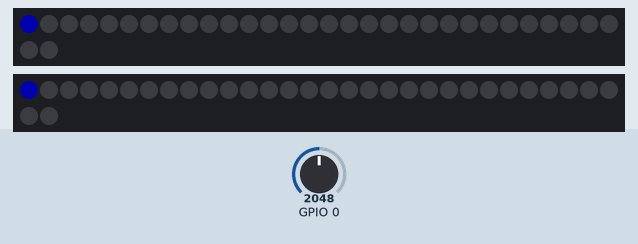
A sketch run on a simulated ESP32. On the bench: 2 × 32 RGB LEDs in strip order, left to right, continuing on the next row. The inputs (shaded band) are chosen by the test bench; at power-on: GPIO 0 = 2048. Dim RGB values are drawn brighter than linear; storage starts empty; random numbers use the default seed unless the sketch sets one; what the sketch prints to the serial monitor is not drawn.

Above: at 0.67 s.
At 5.49 s:
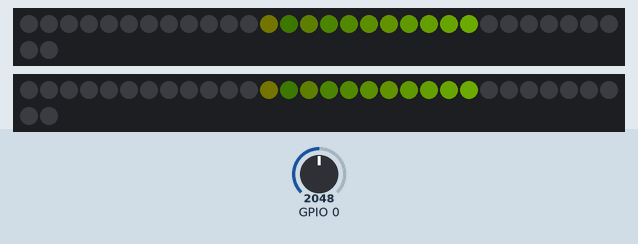
At 10.3 s:
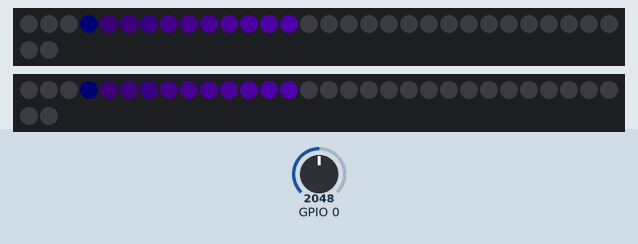
At 19.93 s:
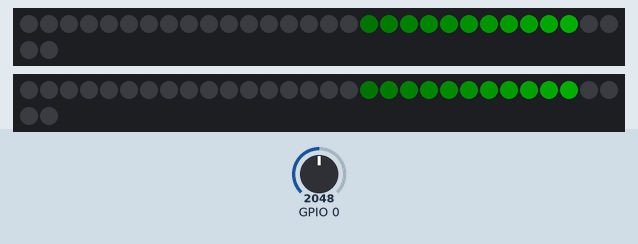
At 29.56 s:
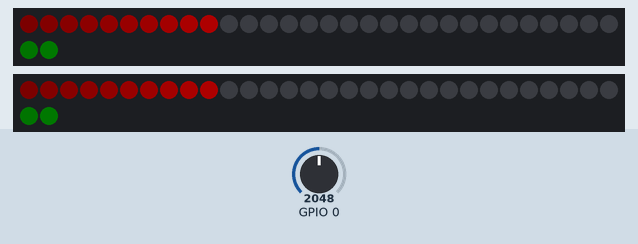
At 39.79 s:
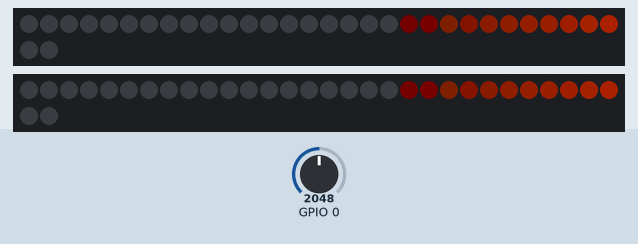

The sketch:

NeoPixelFunLoop.ino
```cpp
// NeoPixelFunLoop
// This example will move a trail of light around a series of pixels.
// A ring formation of pixels looks best.
// The trail will have a slowly fading tail.
//
// This will demonstrate the use of the NeoPixelAnimator.
// It shows the advanced use an animation to control the modification and
// starting of other animations.
// It also shows the normal use of animating colors.
// It also demonstrates the ability to share an animation channel rather than
// hard code them to pixels.
//
#include <WiFi.h>
#include <AsyncTCP.h>
#include <ESPAsyncWebServer.h>
#include <AsyncElegantOTA.h>
#include "SD_MMC.h"

AsyncWebServer server(80);

#include <NeoPixelBus.h>
#include <NeoPixelAnimator.h>


const uint16_t PixelCount = 32; // make sure to set this to the number of pixels in your strip
const uint16_t PixelPin = 2;  // make sure to set this to the correct pin, ignored for Esp8266
const uint16_t AnimCount = PixelCount / 4 * 2 + 1; // we only need enough animations for the tail and one extra

const uint16_t PixelFadeDuration = 200; // third of a second
// one second divide by the number of pixels = loop once a second
const uint16_t NextPixelMoveDuration = 500 / PixelCount; // how fast we move through the pixels

NeoGamma<NeoGammaTableMethod> colorGamma;
NeoPixelBus<DotStarBgrFeature, DotStarSpiMethod> strip2(PixelCount);
NeoPixelBus<DotStarBgrFeature, DotStarSpiMethod> strip(PixelCount);
// For Esp8266, the Pin is omitted and it uses GPIO3 due to DMA hardware use.
// There are other Esp8266 alternative methods that provide more pin options, but also have
// other side effects.
// for details see wiki linked here https://github.com/Makuna/NeoPixelBus/wiki/ESP8266-NeoMethods

// what is stored for state is specific to the need, in this case, the colors and
// the pixel to animate;
// basically what ever you need inside the animation update function
struct MyAnimationState
{
    RgbColor StartingColor;
    RgbColor EndingColor;
    uint16_t IndexPixel; // which pixel this animation is effecting
};

NeoPixelAnimator animations(AnimCount); // NeoPixel animation management object
MyAnimationState animationState[AnimCount];
uint16_t frontPixel = 0;  // the front of the loop
RgbColor frontColor;  // the color at the front of the loop

void SetRandomSeed()
{
    uint32_t seed;

    // random works best with a seed that can use 31 bits
    // analogRead on a unconnected pin tends toward less than four bits
    seed = analogRead(0);
    delay(1);

    for (int shifts = 3; shifts < 31; shifts += 3)
    {
        seed ^= analogRead(0) << shifts;
        delay(1);
    }

    // Serial.println(seed);
    randomSeed(seed);
}

void FadeOutAnimUpdate(const AnimationParam& param)
{
    // this gets called for each animation on every time step
    // progress will start at 0.0 and end at 1.0
    // we use the blend function on the RgbColor to mix
    // color based on the progress given to us in the animation
    RgbColor updatedColor = RgbColor::LinearBlend(
        animationState[param.index].StartingColor,
        animationState[param.index].EndingColor,
        param.progress);
    // apply the color to the strip
    strip.SetPixelColor(animationState[param.index].IndexPixel,
        colorGamma.Correct(updatedColor));
        strip2.SetPixelColor(animationState[param.index].IndexPixel,
        colorGamma.Correct(updatedColor));
}

void LoopAnimUpdate(const AnimationParam& param)
{
    // wait for this animation to complete,
    // we are using it as a timer of sorts
    if (param.state == AnimationState_Completed)
    {
        // done, time to restart this position tracking animation/timer
        animations.RestartAnimation(param.index);

        // pick the next pixel inline to start animating
        //
        frontPixel = (frontPixel + 1) % PixelCount; // increment and wrap
        if (frontPixel == 0)
        {
            // we looped, lets pick a new front color
            frontColor = HslColor(random(360) / 360.0f, 1.0f, 0.25f);
        }

        uint16_t indexAnim;
        // do we have an animation available to use to animate the next front pixel?
        // if you see skipping, then either you are going to fast or need to increase
        // the number of animation channels
        if (animations.NextAvailableAnimation(&indexAnim, 1))
        {
            animationState[indexAnim].StartingColor = frontColor;
            animationState[indexAnim].EndingColor = RgbColor(0, 0, 0);
            animationState[indexAnim].IndexPixel = frontPixel;

            animations.StartAnimation(indexAnim, PixelFadeDuration, FadeOutAnimUpdate);
        }
    }
}

void setup()
{
    Serial.begin(115200);
     WiFi.mode(WIFI_AP);
     WiFi.softAP("bbPOV-P");
     server.on("/", HTTP_GET, [](AsyncWebServerRequest *request) {
    request->send(200, "text/plain", "Hi! I am ESP32.");
  });

  AsyncElegantOTA.begin(&server);    // Start ElegantOTA
  if(!SD_MMC.begin("/sdcard")){
        Serial.println("Card Mount Failed");
       // return;
    }
  server.serveStatic("/", SD_MMC, "/");
  server.begin();
  Serial.println("HTTP server started");
    strip2.Begin(32,25,33,26);
    strip.Begin();


    SetRandomSeed();

    // we use the index 0 animation to time how often we move to the next
    // pixel in the strip
    animations.StartAnimation(0, NextPixelMoveDuration, LoopAnimUpdate);
}


void loop()
{
    // this is all that is needed to keep it running
    // and avoiding using delay() is always a good thing for
    // any timing related routines
    animations.UpdateAnimations();
    strip.Show();
    strip2.Show();
    AsyncElegantOTA.loop();
}
```
